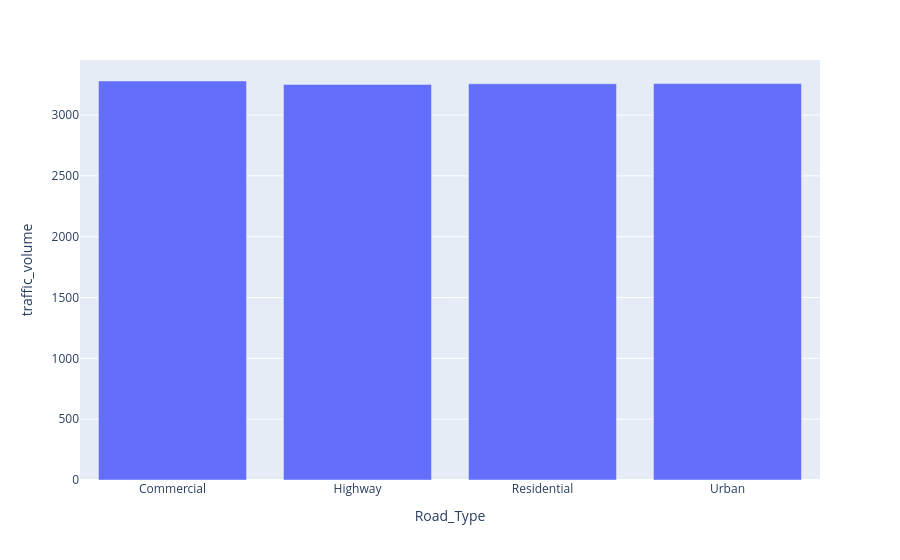

Source (notebook cell):
### Code cell
road = df.groupby("Road_Type")["traffic_volume"].mean().reset_index()

fig = px.bar(
    road,
    x="Road_Type",
    y="traffic_volume"
)

fig.show()

### Figure 1 — Plotly figure (JSON) as saved in the notebook; plotly's stock layout.template omitted (floating-point values rounded to 4 significant figures)
{"data": [{"hovertemplate": "Road_Type=%{x}<br>traffic_volume=%{y}<extra></extra>", "legendgroup": "", "marker": {"color": "#636efa", "pattern": {"shape": ""}}, "name": "", "orientation": "v", "showlegend": false, "textposition": "auto", "type": "bar", "x": ["Commercial", "Highway", "Residential", "Urban"], "xaxis": "x", "y": [3280.0, 3252.0, 3257.0, 3259.0], "yaxis": "y"}], "layout": {"barmode": "relative", "legend": {"tracegroupgap": 0}, "margin": {"t": 60}, "xaxis": {"anchor": "y", "domain": [0, 1], "title": {"text": "Road_Type"}}, "yaxis": {"anchor": "x", "domain": [0, 1], "title": {"text": "traffic_volume"}}}}
